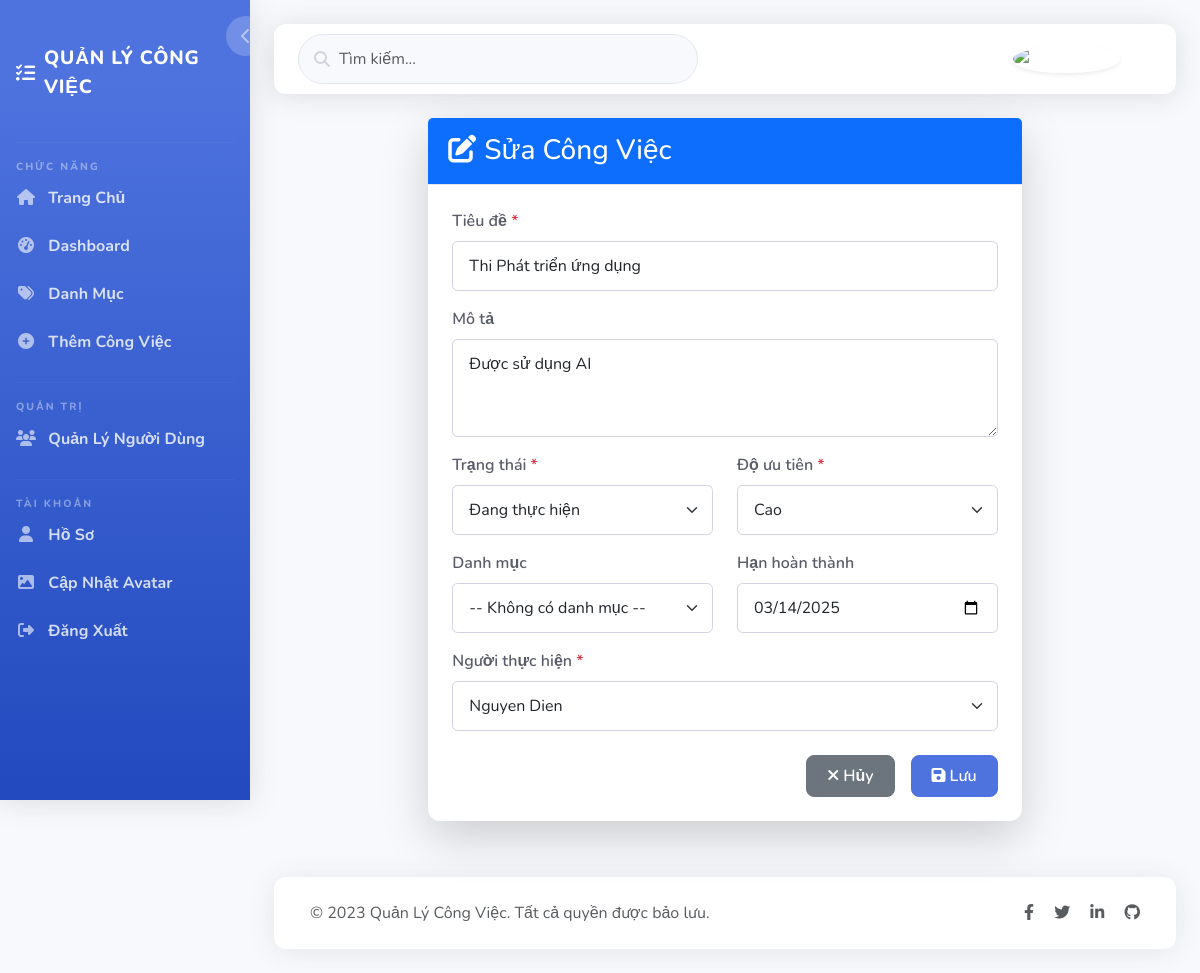
Screenshot of /task/edit/1 (signed in) with the database file from the repository.
### app.py (models this page shows)
class Task(db.Model):
    id = db.Column(db.Integer, primary_key=True)
    title = db.Column(db.String(100), nullable=False)
    description = db.Column(db.Text, nullable=True)
    status = db.Column(db.String(20), default='đang thực hiện')
    created = db.Column(db.DateTime, default=datetime.utcnow)
    finished = db.Column(db.DateTime, nullable=True)
    user_id = db.Column(db.Integer, db.ForeignKey('user.id'), nullable=False)
    category_id = db.Column(db.Integer, db.ForeignKey('category.id'), nullable=True)
    priority = db.Column(db.String(20), default='trung bình')
    due_date = db.Column(db.DateTime, nullable=True)

class User(db.Model):
    id = db.Column(db.Integer, primary_key=True)
    username = db.Column(db.String(80), unique=True, nullable=False)
    password = db.Column(db.String(120), nullable=False)
    role = db.Column(db.String(10), default='user')
    avatar_url = db.Column(db.String(200), default='default.png')
    tasks = db.relationship('Task', backref='user', lazy=True)

### app.py (the view, shortened to what this page needs)
@app.route('/task/edit/<int:task_id>', methods=['GET', 'POST'])
@login_required
def edit_task(task_id):
    task = Task.query.get_or_404(task_id)
    if session['role'] != 'admin' and task.user_id != session['user_id']:
        flash('Bạn không có quyền sửa công việc này!', 'danger')
        return redirect(url_for('dashboard'))
    users = []
    if session['role'] == 'admin':
        users = User.query.all()
    categories = Category.query.filter_by(user_id=session['user_id']).all()
    return render_template('task_management.html', view_type='edit', task=task, users=users, categories=categories, now=datetime.utcnow())

### app.py (called while the page is built)
def login_required(f):
    @wraps(f)
    def decorated_function(*args, **kwargs):
        if 'user_id' not in session:
            flash('Vui lòng đăng nhập để tiếp tục', 'danger')
            return redirect(url_for('login'))
        return f(*args, **kwargs)
    return decorated_function

### templates/task_management.html (shortened to what this page needs)
{% extends 'base.html' %}
{% block content %}
<div class="row justify-content-center">
    <div class="col-md-8">
        <div class="card shadow-lg border-0 rounded-lg">
            <div class="card-header bg-primary text-white text-center py-3">
                <h3 class="mb-0">
                    {% if view_type == 'add' %}
                        <i class="fas fa-plus-circle me-2"></i>Thêm Công Việc Mới
                    {% elif view_type == 'edit' %}
                        <i class="fas fa-edit me-2"></i>Sửa Công Việc
                    {% elif view_type == 'add_category' %}
                        <i class="fas fa-plus-circle me-2"></i>Thêm Danh Mục Mới
                    {% elif view_type == 'edit_category' %}
                        <i class="fas fa-edit me-2"></i>Sửa Danh Mục
                    {% endif %}
                </h3>
            </div>
            <div class="card-body p-4">
                {% if view_type in ['add', 'edit'] %}
                    <form method="post">
                        <div class="mb-3">
                            <label for="title" class="form-label">Tiêu đề <span class="text-danger">*</span></label>
                            <input type="text" class="form-control" id="title" name="title" required
                                   value="{{ task.title if task else '' }}">
                        </div>
                        <div class="mb-3">
                            <label for="description" class="form-label">Mô tả</label>
                            <textarea class="form-control" id="description" name="description" rows="3">{{ task.description if task else '' }}</textarea>
                        </div>
                        <div class="row mb-3">
                            <div class="col-md-6">
                                <label for="status" class="form-label">Trạng thái <span class="text-danger">*</span></label>
                                <select class="form-select" id="status" name="status" required>
                                    <option value="đang thực hiện" {% if task and task.status == 'đang thực hiện' %}selected{% endif %}>Đang thực hiện</option>
                                </select>
                            </div>
                            <div class="col-md-6">
                                <label for="priority" class="form-label">Độ ưu tiên <span class="text-danger">*</span></label>
                                <select class="form-select" id="priority" name="priority" required>
                                    <option value="cao" {% if task and task.priority == 'cao' %}selected{% endif %}>Cao</option>
                                </select>
                            </div>
                        </div>
                        <div class="row mb-3">
                            <div class="col-md-6">
                                <label for="category_id" class="form-label">Danh mục</label>
                                <select class="form-select" id="category_id" name="category_id">
                                    <option value="">-- Không có danh mục --</option>
                                </select>
                            </div>
                            <div class="col-md-6">
                                <label for="due_date" class="form-label">Hạn hoàn thành</label>
                                <input type="date" class="form-control" id="due_date" name="due_date"
                                       value="{{ task.due_date.strftime('%Y-%m-%d') if task and task.due_date else '' }}">
                            </div>
                        </div>
                        {% if session.role == 'admin' and users %}
                            <div class="mb-3">
                                <label for="user_id" class="form-label">Người thực hiện <span class="text-danger">*</span></label>
                                <select class="form-select" id="user_id" name="user_id" required>
                                    {% for user in users %}
                                        <option value="{{ user.id }}"
                                                {% if task and task.user_id == user.id %}selected
                                                {% elif not task and user.id == session.user_id %}selected{% endif %}>
                                            {{ user.username }}
                                        </option>
                                    {% endfor %}
                                </select>
                            </div>
                        {% endif %}
                        <div class="d-grid gap-2 d-md-flex justify-content-md-end mt-4">
                            <a href="{{ url_for('dashboard') }}" class="btn btn-secondary me-md-2">
                                <i class="fas fa-times me-1"></i>Hủy
                            </a>
                            <button type="submit" class="btn btn-primary">
                                <i class="fas fa-save me-1"></i>Lưu
                            </button>
                        </div>
                    </form>
                {% endif %}
            </div>
        </div>
    </div>
</div>
{% endblock %}

### templates/base.html (style rules this page uses)
:root { --primary: #4e73df; --secondary: #858796; --success: #1cc88a; --info: #36b9cc; --warning: #f6c23e; --danger: #e74a3b; --light: #f8f9fc; --dark: #5a5c69; --card-border-radius: 0.75rem; --btn-border-radius: 0.5rem; }
body { font-family: 'Nunito', sans-serif; background-color: #f8f9fc; color: #5a5c69; }
.card { border: none; border-radius: var(--card-border-radius); box-shadow: 0 0.15rem 1.75rem 0 rgba(58, 59, 69, 0.1); margin-bottom: 1.5rem; transition: transform 0.3s ease; }
.card-header { background-color: #f8f9fc; border-bottom: 1px solid #e3e6f0; padding: 1rem 1.25rem; display: flex; align-items: center; justify-content: space-between; }
.btn { border-radius: var(--btn-border-radius); font-weight: 600; padding: 0.5rem 1.25rem; transition: all 0.2s; }
.btn-primary { background-color: var(--primary); border-color: var(--primary); }
.form-control, .form-select { border-radius: 0.35rem; padding: 0.75rem 1rem; border: 1px solid #d1d3e2; }
.form-label { font-weight: 600; color: var(--dark); }

### rows the page displays
Task: title "Thi Phát triển ứng dụng", description "Được sử dụng AI", status "Đang thực hiện", priority "Cao", due_date "03/14/2025", user_id "Nguyen Dien"
